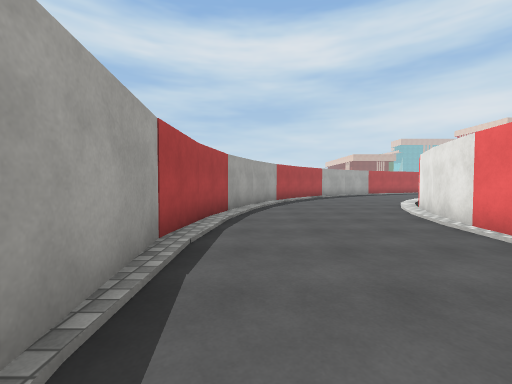
[1] (above)

22 first-person views from a walk through a Unity game level. The camera is 1.3 m above the floor, tilts 2° down and sees 90° across. Doors are open. The floor is counted in squares, 2 m on a side. Each view is taken from the middle of a square. On the plan, view 1 faces up. The plan holds only what a view shows up to about 9 squares ahead; the rest is blank. The place goes on beyond the plan. Surface patterns are stand-ins for the level's own textures.

[2]
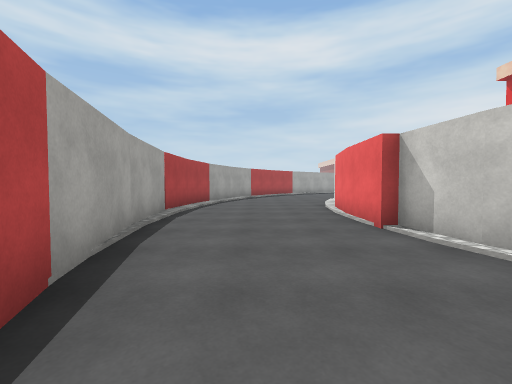

[3]
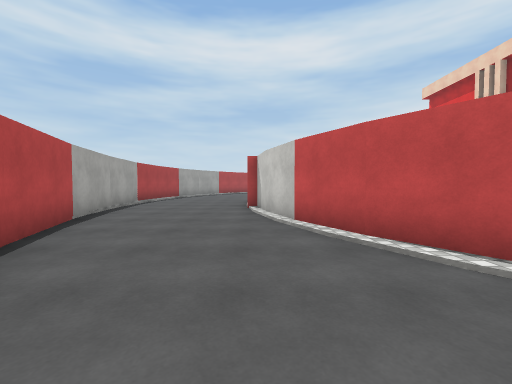

[4]
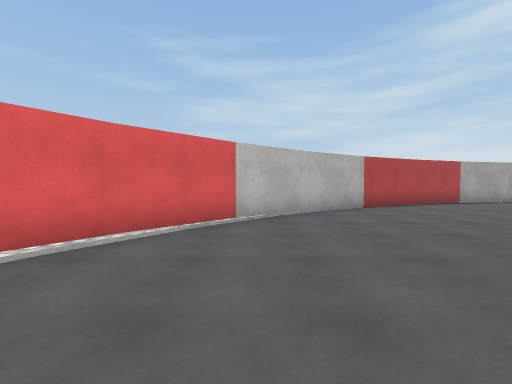

[5]
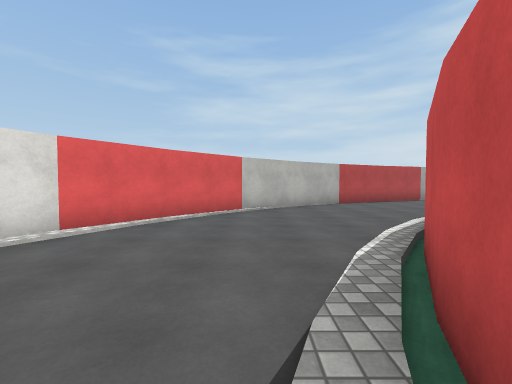

[6]
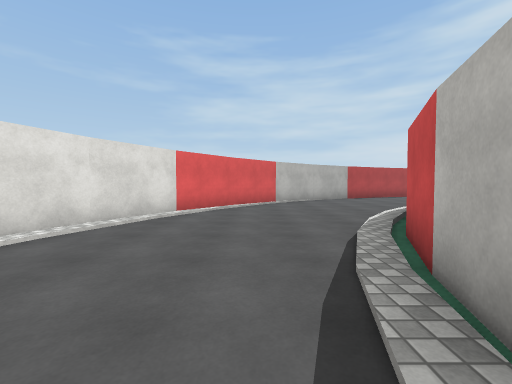

[7]
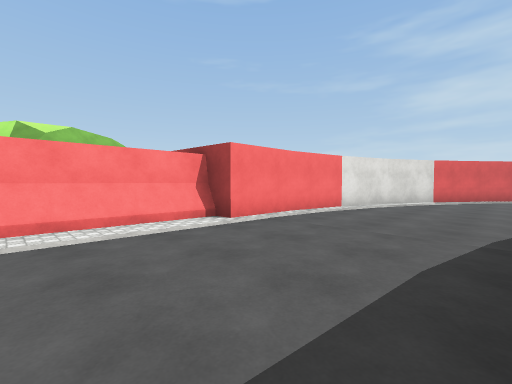

[8]
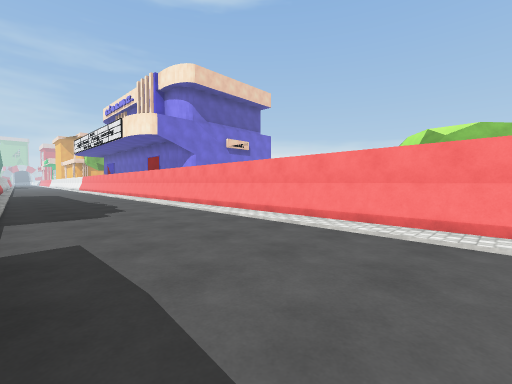

[9]
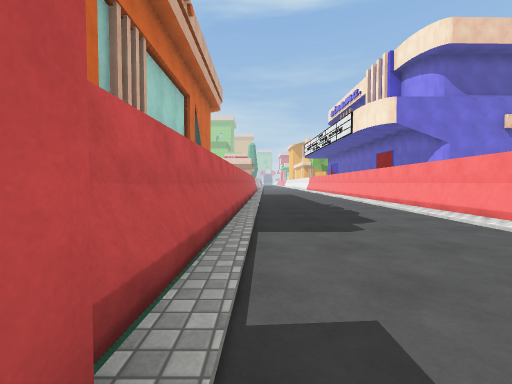

[10]
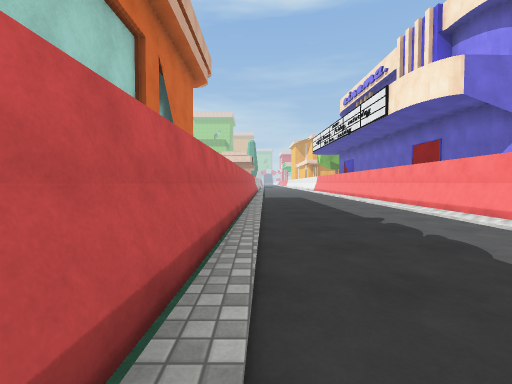

[11]
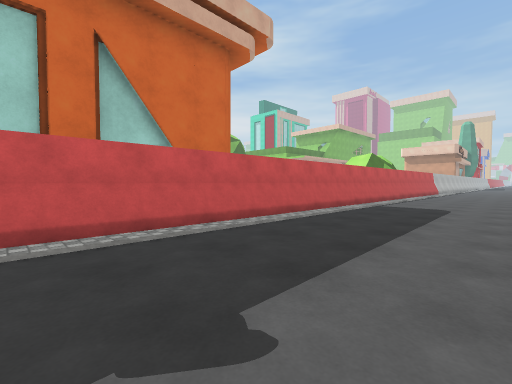

[12]
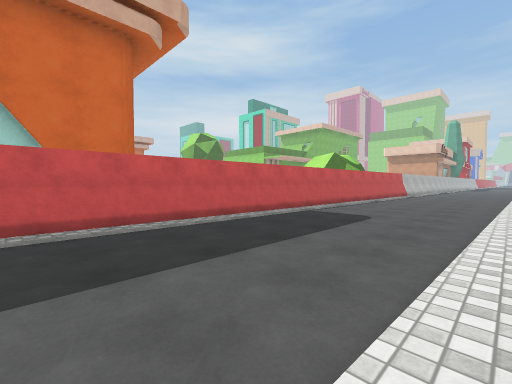

[13]
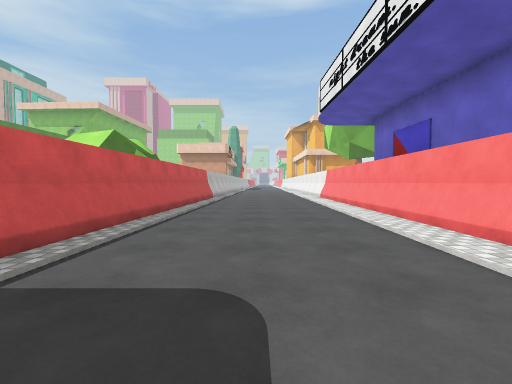

[14]
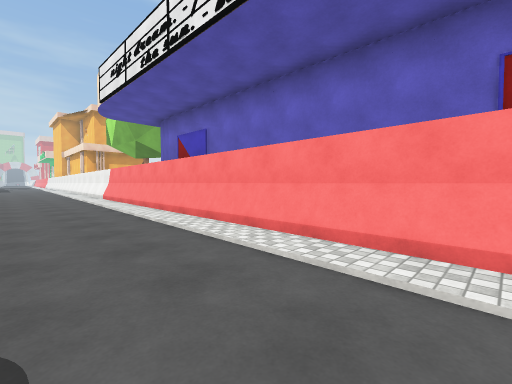

[15]
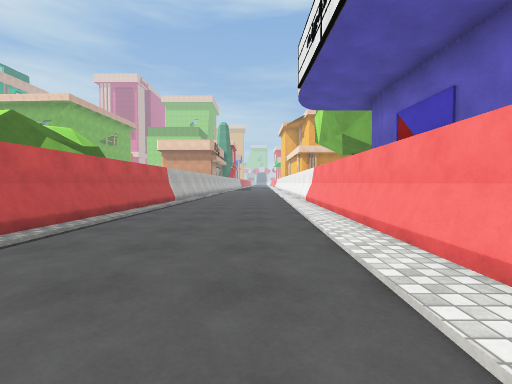

[16]
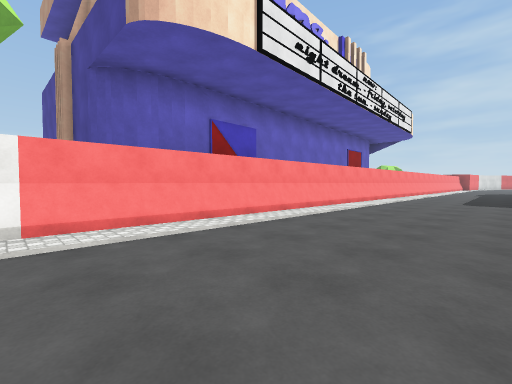

[17]
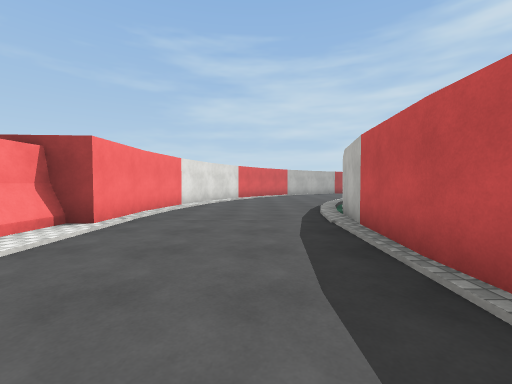

[18]
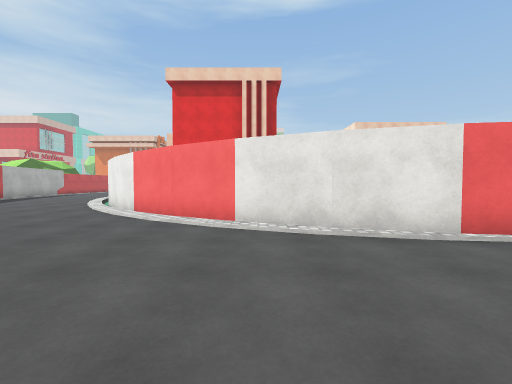

[19]
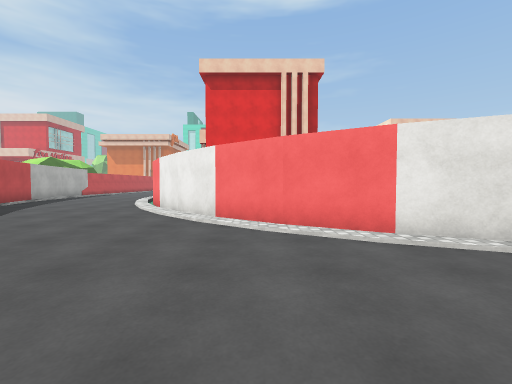

[20]
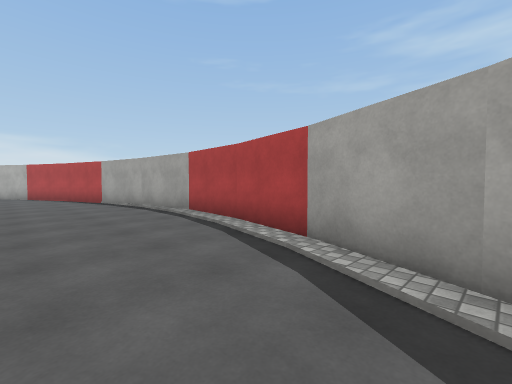

[21]
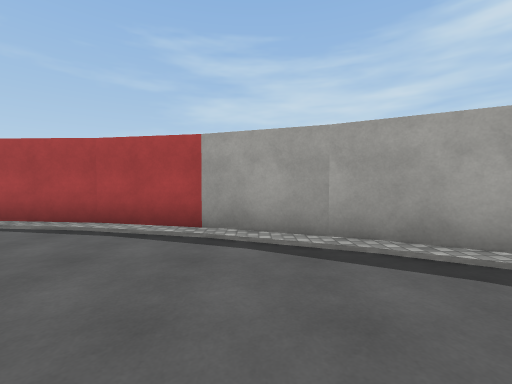

[22]
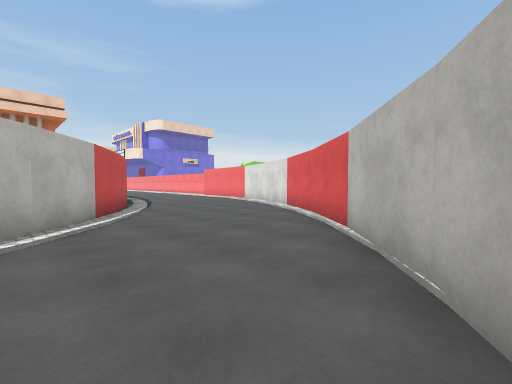

### Floor plan
Key: @ floor where view 1 was taken; # wall or solid block; x gap in a wall; . floor; / step, stairs or slope; = window, fence, low wall or low ledge; v drop or lower ground.
Columns run from 1 left of view 1 to 40 right of it. Each row starts with its distance up from view 1.
 16           #
 15          ...
 14         ....
 13        .....
 12       ...../
 11      ..../#
 10     ....###
  9  #/....##
  8  x....##
  7 ##....#
  6 #....##
  5 #....#
  4 #...##
  3 #...#
  2 x...#
  1 #...#
  0 #@..##
 -1 ##...#
 -2  #...#
 -3  #...##
 -4  ##...##
 -5   #....##
 -6   ##....###
 -7    ##..../###
 -8     ##...../####################
 -9      ##...................////############
-10       ##..................................
-11        ###................................
-12          ###..............................
-13            ########=##===#//..............
-14               #   #=== #=####=####=###==##
-15                                  ###vvvv
-16                                        #

Where each view was taken, in squares from view 1:
view 1: 0 up, 0 right, facing up
view 2: 3 down, 1 right, facing up
view 3: 6 down, 3 right, facing up
view 4: 8 down, 8 right, facing left
view 5: 8 down, 10 right, facing left
view 6: 9 down, 12 right, facing left
view 7: 9 down, 16 right, facing down-left
view 8: 9 down, 14 right, facing down-right
view 9: 9 down, 16 right, facing right
view 10: 9 down, 19 right, facing right
view 11: 12 down, 23 right, facing up-right
view 12: 13 down, 25 right, facing up-right
view 13: 11 down, 29 right, facing right
view 14: 11 down, 29 right, facing down-right
view 15: 12 down, 31 right, facing right
view 16: 10 down, 40 right, facing down-left
view 17: 10 down, 17 right, facing left
view 18: 6 up, 0 right, facing right
view 19: 8 up, 1 right, facing right
view 20: 8 up, 2 right, facing down-left
view 21: 7 up, 3 right, facing left
view 22: 5 down, 2 right, facing down-right
